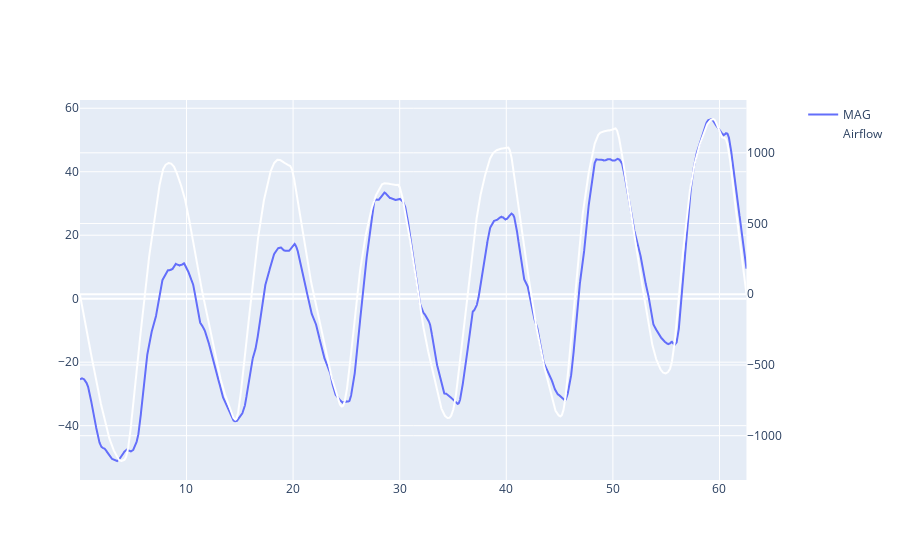
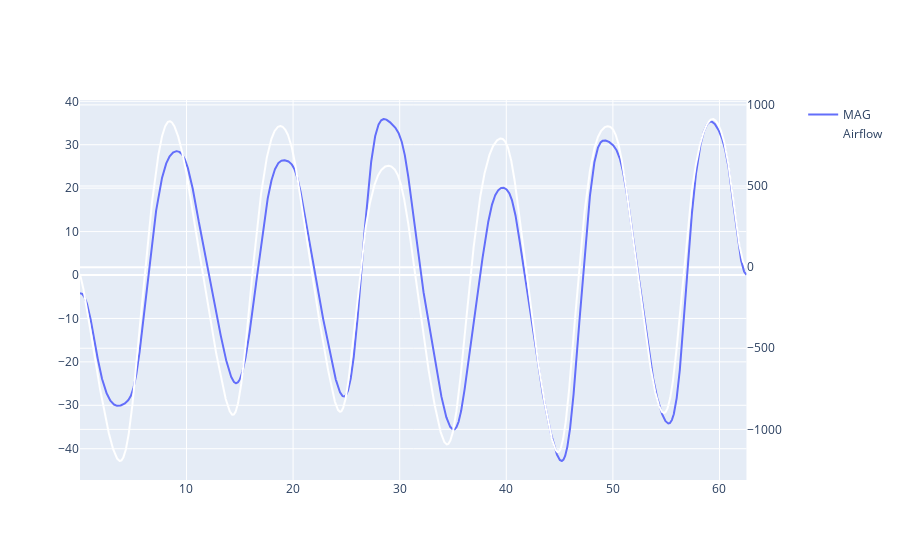

The notebook cell these images were saved under, in order:
### Code cell
id = "EPE2"
activity = "SGB"
sensor = "MAG"

sensor_dict = {"MAG": "mag", "PZT": "pzt"}
sampling_freq =  100


fig = make_subplots(specs=[[{"secondary_y": True}]])
# plot sensor and airflow signals
fig.add_trace(go.Scatter(x=np.linspace(1, len(data_old_preprocess[id][activity][sensor_dict[sensor]]),len(data_old_preprocess[id][activity][sensor_dict[sensor]]))/sampling_freq, 
                            y=data_old_preprocess[id][activity][sensor_dict[sensor]], 
                            name=sensor))
fig.add_trace(go.Scatter(x=np.linspace(1, len(data_old_preprocess[id][activity]['airflow']),len(data_old_preprocess[id][activity]['airflow']))/sampling_freq,
                            y=data_old_preprocess[id][activity]['airflow'], 
                        name="Airflow", line={"color":"white"}), secondary_y=True)
fig.show()

fig = make_subplots(specs=[[{"secondary_y": True}]])
# plot sensor and airflow signals
fig.add_trace(go.Scatter(x=np.linspace(1, len(data_new_preprocess[id][activity][sensor_dict[sensor]]),len(data_new_preprocess[id][activity][sensor_dict[sensor]]))/sampling_freq, 
                            y=data_new_preprocess[id][activity][sensor_dict[sensor]], 
                            name=sensor))
fig.add_trace(go.Scatter(x=np.linspace(1, len(data_new_preprocess[id][activity]['airflow']),len(data_new_preprocess[id][activity]['airflow']))/sampling_freq,
                            y=data_new_preprocess[id][activity]['airflow'], 
                        name="Airflow", line={"color":"white"}), secondary_y=True)
fig.show()

### Figure 1 — Plotly figure (JSON) as saved in the notebook; plotly's stock layout.template omitted (floating-point values rounded to 4 significant figures; data arrays with more than 128 entries replaced by an {"elided": "..."} marker saying what was removed)
{"data": [{"name": "MAG", "type": "scatter", "x": {"elided": "6253 float values"}, "y": {"elided": "6253 float values"}}, {"line": {"color": "white"}, "name": "Airflow", "type": "scatter", "x": {"elided": "6253 float values"}, "xaxis": "x", "y": {"elided": "6253 float values"}, "yaxis": "y2"}], "layout": {"xaxis": {"anchor": "y", "domain": [0, 0.94]}, "yaxis": {"anchor": "x", "domain": [0, 1]}, "yaxis2": {"anchor": "x", "overlaying": "y", "side": "right"}}}

### Figure 2 — Plotly figure (JSON) as saved in the notebook; plotly's stock layout.template omitted (floating-point values rounded to 4 significant figures; data arrays with more than 128 entries replaced by an {"elided": "..."} marker saying what was removed)
{"data": [{"name": "MAG", "type": "scatter", "x": {"elided": "6253 float values"}, "y": {"elided": "6253 float values"}}, {"line": {"color": "white"}, "name": "Airflow", "type": "scatter", "x": {"elided": "6253 float values"}, "xaxis": "x", "y": {"elided": "6253 float values"}, "yaxis": "y2"}], "layout": {"xaxis": {"anchor": "y", "domain": [0, 0.94]}, "yaxis": {"anchor": "x", "domain": [0, 1]}, "yaxis2": {"anchor": "x", "overlaying": "y", "side": "right"}}}
